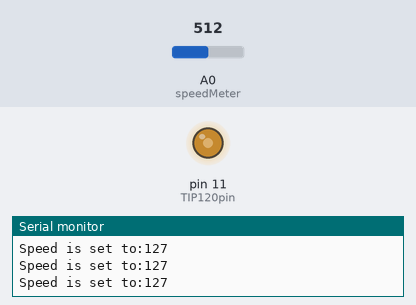
Simulated run of this sketch. Board: Arduino Uno, built with avr-gcc and run on an emulated ATmega328P. On the bench: output pins drawn as LEDs (lit = HIGH), the last lines printed to the serial monitor. Inputs (shaded band) come from the test bench; at power-on: A0 (speedMeter) = 512.

Above: at 1.2 s.
1.3 s: A0 (speedMeter) set to 416
At 2.5 s:
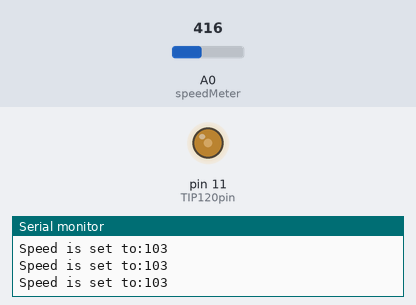
2.8 s: A0 (speedMeter) set to 384
At 4.0 s:
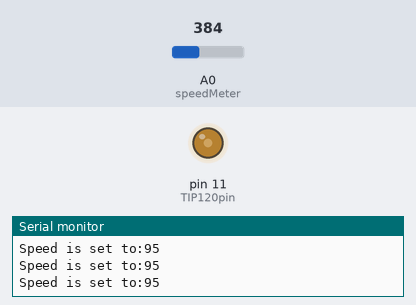
5.8 s: A0 (speedMeter) set to 122
At 6.1 s:
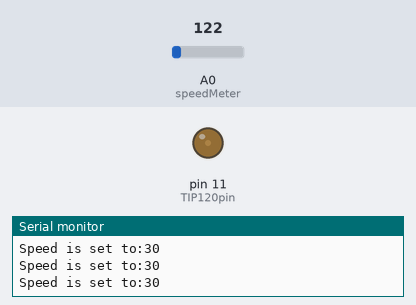
7.3 s: A0 (speedMeter) set to 44
At 8.4 s:
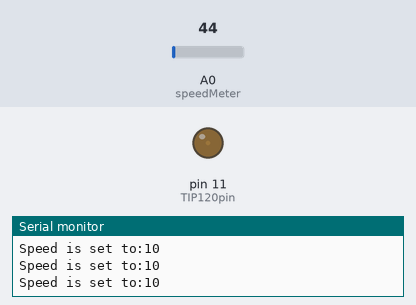
10.3 s: A0 (speedMeter) set to 36
At 11.7 s:
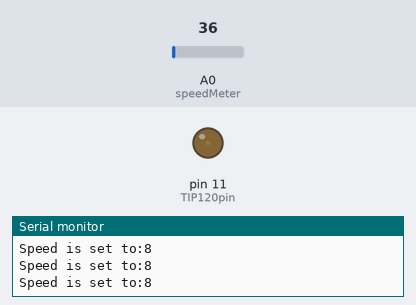
13.3 s: A0 (speedMeter) set to 511
At 14.2 s:
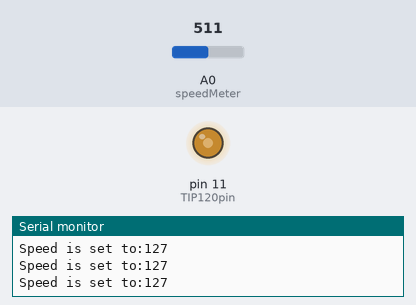
Timing chart, 0 to 15.8 s (numbered marks = the images above; inputs shaded):
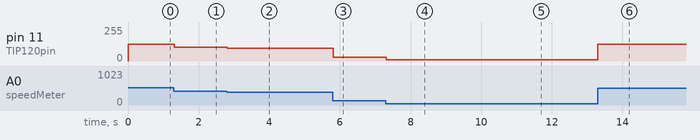

Measured:
- after the input at 1.3 s, pin 11 (TIP120pin): 127/255 → 103/255 at once
- after the input at 2.8 s, pin 11 (TIP120pin): 103/255 → 95/255 at once
- after the input at 5.8 s, pin 11 (TIP120pin): 95/255 → 30/255 at once
- after the input at 7.3 s, pin 11 (TIP120pin): 30/255 → 10/255 at once
- after the input at 10.3 s, pin 11 (TIP120pin): 10/255 → 8/255 at once
- after the input at 13.3 s, pin 11 (TIP120pin): 8/255 → 127/255 at once

The sketch:

MY_DCMotor.ino
```cpp
// Define which pin to be used to communicate with Base pin of TIP120 transistor
int TIP120pin = 11; //for this project, I pick Arduino's PMW pin 11
int speedMeter = A0;
void setup()
{
pinMode(TIP120pin, OUTPUT); // Set pin for output to control TIP120 Base pin
pinMode(speedMeter, INPUT);
Serial.begin(9600);

}

void loop()
{
  int sensorReading = analogRead(speedMeter);
  // map it to a range from 0 to 100:
  int motorSpeed = map(sensorReading, 0, 1023, 0, 255);
  analogWrite(TIP120pin, motorSpeed); // By changing values from 0 to 255 you can control motor speed
  String staticText = "Speed is set to:";
  String speedText = staticText + motorSpeed;
  Serial.println(speedText);
}
```
